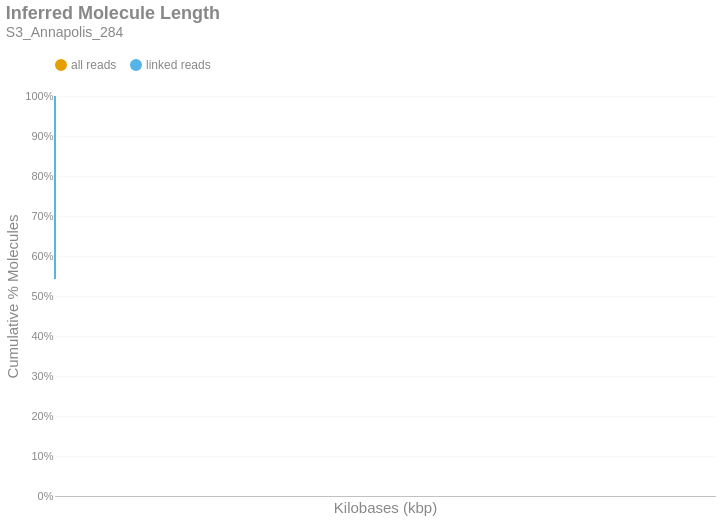

The notebook cell this image was saved under:
### Markdown cell above
### Inferred Molecule Length
This is the cumulative frequency distribution of molecule lengths inferred from the first and last alignment positions along a contig for all alignments associated with a single linked-read barcode on a given contig.There are two distributions: one with `all` the alignments (yellow) and another with only `linked reads` (blue). The percent of molecules in the `linked reads` distribution is relative to the total number of linked molecules.

### Code cell
if SKIPLR:
    print_html(f"Skipped")
else:
    binned_df = consolidated_hist(valids['length_inferred']/1000, mask, 10, True)
    binned_df = binned_df.with_columns(
        pl.when(pl.col('bin').cast(pl.Utf8) == '0').then(pl.lit('1')).otherwise(pl.col('bin').cast(pl.Utf8)).alias('bin')
    )
    with SafeRender(binned_df):
        (
            density_plot(binned_df, 'Inferred Molecule Length', samplename, 'inferredlen')
            .transform_calculate(bin_kb='datum.bin / 1000')
            .encode(
                x=alt.X('bin_kb:Q', title="Kilobases (kbp)").scale(type='log', padding=0).axis(labelAngle=-40),
                y=alt.Y('value:Q', title='Cumulative % Molecules')
                    .axis(format='%')
                    .stack(False)
                    .scale(domainMin=0, domainMax=1,padding=0),
                color=alt.Color("key:N").scale(domain = ["all reads", "linked reads"]),
                tooltip = [
                    alt.Tooltip("key:N", title = "Data Type"),
                    alt.Tooltip("range_label:N", title="Kilobases"),
                    alt.Tooltip("value:Q", format = ".2%", title="% Molecules (Cum.)")
                ]
            )
        ).display()

### Figure 1 — Vega-Lite specification as saved in the notebook (floating-point values rounded to 4 significant figures; data arrays with more than 128 entries replaced by an {"elided": "..."} marker saying what was removed)
{"width": "container", "height": 400, "config": {"title": {"anchor": "start", "dy": -15, "fontSize": 18, "color": "#888888", "subtitleColor": "#888888", "subtitleFontSize": 14}, "arc": {"fill": "#0072B2"}, "axis": {"domainColor": "#888888", "domainWidth": 0.5, "gridWidth": 0.2, "grid": false, "titleFontWeight": 400, "titleFontSize": 15, "labelFontSize": 11, "labelColor": "#888888", "tickColor": "#888888", "tickWidth": 0.2, "titleColor": "#888888"}, "axisBand": {"grid": false}, "axisX": {"grid": true, "tickSize": 10, "domainCap": "round"}, "axisY": {"domain": false, "grid": true, "tickSize": 0, "domainCap": "round"}, "background": "transparent", "header": {"labelFontSize": 15, "labelColor": "#888888", "titleFontSize": 15, "titleFontWeight": 600, "titleColor": "#888888"}, "legend": {"labelFont": "sans-serif", "labelFontSize": 12, "labelColor": "#888888", "symbolSize": 100, "symbolType": "circle", "titleFontSize": 12, "titlePadding": 10, "titleColor": "#888888", "title": null, "orient": "top"}, "range": {"category": ["#E69F00", "#56B4E9", "#009E73", "#F0E442", "#0072B2", "#D55E00", "#CC79A7", "#000000"], "diverging": ["#cfe8f3", "#a2d4ec", "#73bfe2", "#46abdb", "#1696d2", "#12719e"]}, "area": {"fill": "#0072B2", "fillOpacity": 0.7, "line": true, "strokeOpacity": 0.7}, "line": {"color": "#0072B2", "stroke": "#0072B2", "strokeWidth": 2}, "trail": {"color": "#0072B2", "stroke": "#0072B2", "strokeWidth": 0, "size": 1}, "point": {"filled": true, "fillOpacity": 1.0, "size": 95}, "text": {"color": "#888888", "fontSize": 11, "align": "right", "fontWeight": 400, "size": 11}, "bar": {"fill": "#0072B2", "stroke": null}, "view": {"stroke": null, "continuousWidth": 660, "continuousHeight": 400}}, "data": {"name": "data-bde6febc7c2eb940c9bff4defa66085c"}, "mark": {"type": "line", "interpolate": "monotone", "point": {"opacity": 0, "size": 275}}, "encoding": {"color": {"field": "key", "scale": {"domain": ["all reads", "linked reads"]}, "type": "nominal"}, "tooltip": [{"field": "key", "title": "Data Type", "type": "nominal"}, {"field": "range_label", "title": "Kilobases", "type": "nominal"}, {"field": "value", "format": ".2%", "title": "% Molecules (Cum.)", "type": "quantitative"}], "x": {"axis": {"labelAngle": -40}, "field": "bin_kb", "scale": {"type": "log", "padding": 0}, "title": "Kilobases (kbp)", "type": "quantitative"}, "y": {"axis": {"format": "%"}, "field": "value", "scale": {"domainMin": 0, "domainMax": 1, "padding": 0}, "stack": false, "title": "Cumulative % Molecules", "type": "quantitative"}}, "params": [{"name": "param_c36ac31b6afebe62", "select": {"type": "point", "fields": ["key"]}, "bind": "legend"}], "title": {"text": "Inferred Molecule Length", "subtitle": "S3_Annapolis_284"}, "transform": [{"fold": ["all reads (cumsum)", "linked reads (cumsum)"]}, {"calculate": "replace(datum.key, ' (cumsum)', '')", "as": "key"}, {"filter": {"param": "param_c36ac31b6afebe62"}}, {"calculate": "datum.bin / 1000", "as": "bin_kb"}], "usermeta": {"embedOptions": {"downloadFileName": "S3_Annapolis_284.inferredlen"}}, "$schema": "https://vega.github.io/schema/vega-lite/v6.1.0.json", "datasets": {"data-bde6febc7c2eb940c9bff4defa66085c": {"elided": "782 records"}}}
